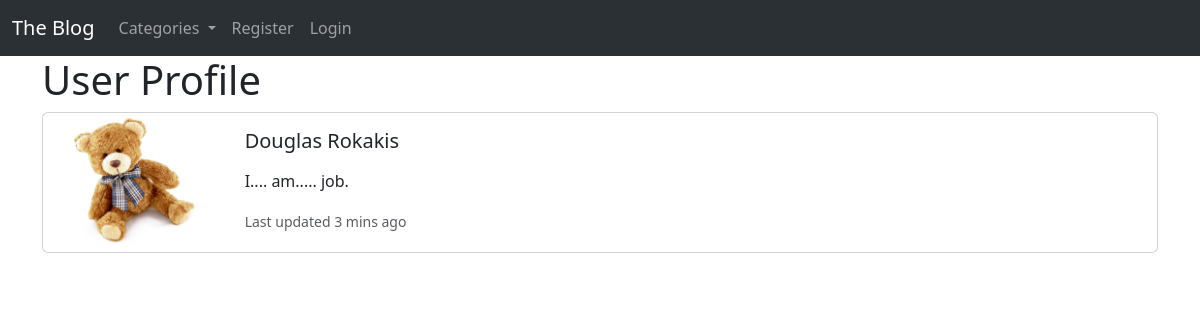
The page /members/1/profile/ on the database as committed earlier.
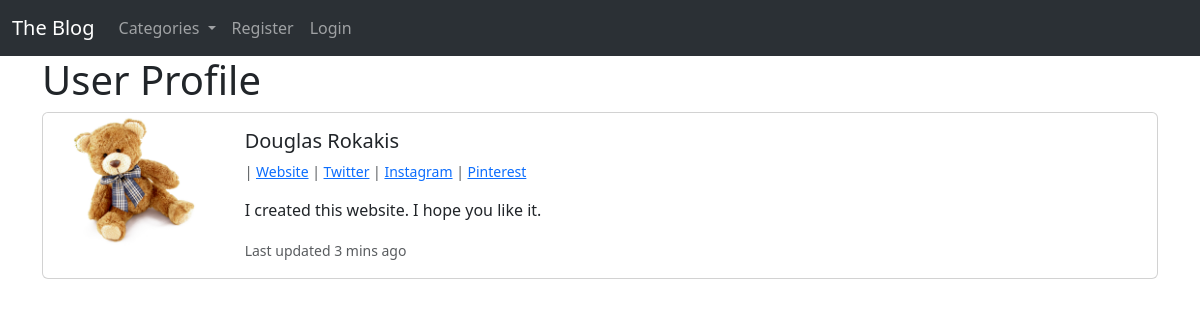
The same page on the database as committed later.
### theblog/models.py (models this page shows, shortened)
class Profile(models.Model):
    user = models.OneToOneField(User, null=True, on_delete=models.CASCADE)
    bio = models.TextField()
    profile_pic = models.ImageField(null=True, blank=True, upload_to='images/profile/')
    website_url = models.CharField(max_length=255, null=True, blank=True)
    fb_url = models.CharField(max_length=255, null=True, blank=True)
    twitter_url = models.CharField(max_length=255, null=True, blank=True)
    instagram_url = models.CharField(max_length=255, null=True, blank=True)
    pinterest_url = models.CharField(max_length=255, null=True, blank=True)

### members/views.py (the view)
# urls.py: path('<int:pk>/profile/', ShowProfilePageView.as_view(), name="show_profile_page"),
class ShowProfilePageView(DetailView):
    model = Profile
    template_name = 'registration/user_profile.html'
    def get_context_data(self, *args, **kwargs):
        context = super(ShowProfilePageView, self).get_context_data(*args, **kwargs)
        page_user = get_object_or_404(Profile, id=self.kwargs['pk'])
        context['page_user']= page_user
        return context

### theblog/context_proccessors.py (called while the page is built)
def navbar_context(request):
    return {'cat_menu': Category.objects.all(), }

### theblog/models.py (called while the page is built)
    def __str__(self):
        return self.name

### members/templates/registration/user_profile.html (shortened to what this page needs)
{% extends 'base.html' %}
{% load static %}
{% block content %}
<h1>User Profile</h1>
<div class="card mb-3">
    <div class="row g-0">
        <div class="col-md-2">
            {% if page_user.profile_pic %}
                <img src="{{page_user.profile_pic.url}}" class="img-fluid rounded-start" alt="...">
            {% else %}
                <img src="{% static 'theblog/images/default-profile.png' %}" class="img-fluid rounded-start" alt="...">
            {% endif %}
        </div>
        <div class="col-md-10">
            <div class="card-body">
                <h5 class="card-title">{{ page_user.user.first_name }} {{ page_user.user.last_name }} </h5>
                <p class="small text-muted">
                    {% if page_user.website_url %}
                        | <a href="{{page_user.website_url}}">Website</a>
                    {% endif %}
                    {% if page_user.twitter_url %}
                        | <a href="{{page_user.twitter_url}}">Twitter</a>
                    {% endif %}
                    {% if page_user.instagram_url %}
                        | <a href="{{page_user.instagram_url}}">Instagram</a>
                    {% endif %}
                    {% if page_user.pinterest_url %}
                        | <a href="{{page_user.pinterest_url}}">Pinterest</a>
                    {% endif %}
                </p>
                <p class="card-text">
                    {{page_user.bio}}
                </p>
                <p class="card-text"><small class="text-muted">Last updated 3 mins ago</small></p>
            </div>
        </div>
    </div>
</div>
{% endblock %}

### theblog/templates/base.html (shortened to what this page needs)
<!DOCTYPE html>
<html lang="en">
<head>
    <link href="https://cdn.jsdelivr.net/npm/bootstrap@5.3.0-alpha1/dist/css/bootstrap.min.css" rel="stylesheet"
>
</head>
<body>
    <nav class="navbar navbar-expand-lg bg-body-tertiary" data-bs-theme="dark">
        <div class="container-fluid">
            <a class="navbar-brand" href="{% url 'home' %}">The Blog</a>
            <div class="collapse navbar-collapse" id="navbarSupportedContent">
                <ul class="navbar-nav me-auto mb-2 mb-lg-0">
                    {% if cat_menu %}
                    <li class="nav-item dropdown">
                        <a class="nav-link dropdown-toggle" href="#" role="button" data-bs-toggle="dropdown"
                            aria-expanded="false">
                            Categories
                        </a>
                    </li>
                    {% endif %}
                    {% if user.is_authenticated %}
                        <li class="nav-item">
                            <a class="nav-link" href="{% url 'add_post' %}">Add post</a>
                        </li>
                        <li class="nav-item">
                            <a class="nav-link" href="{% url 'add_category' %}">Add category</a>
                        </li>
                        <li class="nav-item dropdown">
                            <a class="nav-link dropdown-toggle" href="#" role="button" data-bs-toggle="dropdown" aria-expanded="false">
                                Profile
                            </a>
                            <ul class="dropdown-menu">
                                <li><a class="dropdown-item" href="{% url 'edit_profile' %}">Edit Settings</a></li>
                                {% if user.profile.id %}
                                    <li><a class="dropdown-item" href="{% url 'edit_profile_page' user.profile.id  %}">Edit Profile Page</a></li>
                                    <li><a class="dropdown-item" href="{% url 'show_profile_page' user.profile.id %}">Show Profile Page</a></li>
                                {% else %}
                                    <li><a class="dropdown-item" href="{% url 'create_profile_page' %}">Create Profile Page</a></li>
                                {%endif%}
                            </ul>
                        </li>
                        <li class="nav-item">
                            <a class="nav-link" href="{% url 'logout' %}">Logout</a>
                        </li>
                    {% else %}
                        <li class="nav-item">
                            <a class="nav-link" href="{% url 'registration' %}">Register</a>
                        </li>
                        <li class="nav-item">
                            <a class="nav-link" href="{% url 'login' %}">Login</a>
                        </li>
                    {% endif %}
                </ul>
            </div>
        </div>
    </nav>
    <div class="container">
        {% block content %}
        {% endblock %}
    </div>
    <br/><br/>
</body>
</html>

Rows that differ between the two databases and show on the page:
changed Profile "Douglas": website_url empty → "http://www.mywebsite.com" (drawn); twitter_url empty → "http://www.twitter.com" (drawn); instagram_url empty → "http://www.instagram.com" (drawn); pinterest_url empty → "http://www.pinterest.com" (drawn); bio "I.... am..... job." → "I created this website. I hope you like it."
Other text that changed with them:
text now shown: "| Website | Twitter | Instagram | Pinterest"
